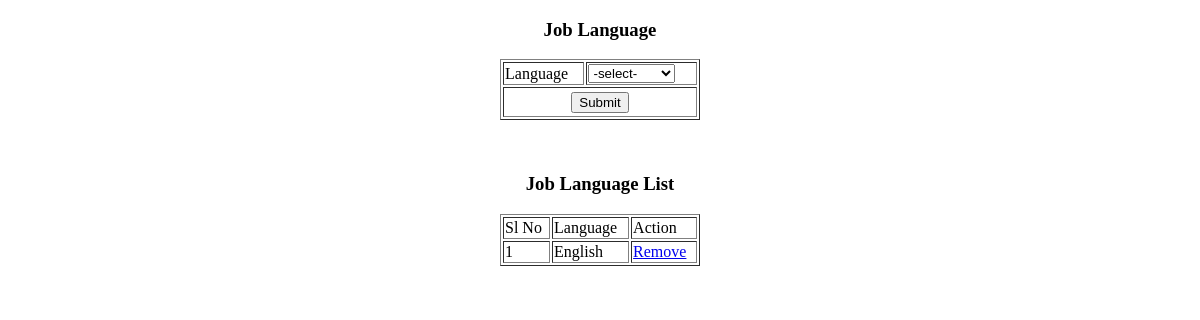
The page /Project/Company/Joblanguage.php on the database as committed earlier.
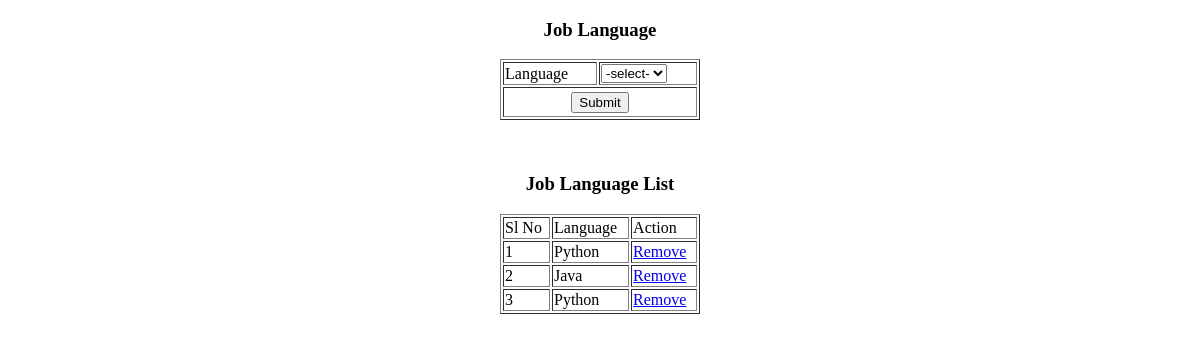
The same page on the database as committed later.
### tables this page shows
CREATE TABLE `tbl_joblanguage` (
  `joblanguage_id` int(11) NOT NULL,
  `jobpost_id` int(11) NOT NULL,
  `language_id` int(11) NOT NULL,
  `joblanguage_status` int(11) NOT NULL DEFAULT 0
);

CREATE TABLE `tbl_language` (
  `language_id` int(11) NOT NULL,
  `language_name` varchar(30) NOT NULL,
  `language_status` int(11) NOT NULL DEFAULT 0
);

### Project/Company/Joblanguage.php (the view, shortened to what this page needs)
<?php
 include("../Assets/Connection/Connection.php");
		?>
<!DOCTYPE html PUBLIC "-//W3C//DTD XHTML 1.0 Transitional//EN" "http://www.w3.org/TR/xhtml1/DTD/xhtml1-transitional.dtd">
<html xmlns="http://www.w3.org/1999/xhtml">
<head>
</head>
<body>
<form id="form1" name="form1" method="post" action="">
<div align="center"><h3>Job Language </h3>
<table width="200" border="1">
  <tr>
    <td>Language</td>
    <td><label for="sel_language"></label>
      <select name="sel_language" id="sel_language">
        <option>-select-</option>
      </select></td>
  </tr>
  <tr>
    <td height="26" colspan="2"><div align="center">
      <input type="submit" name="btn_submit" id="btn_submit" value="Submit" />
    </div></td>
    </tr>
</table>
<p>&nbsp;</p>
<h3>Job Language List </h3>
<table width="200" border="1">
  <tr>
    <td>Sl No</td>
    <td>Language</td>
    <td>Action</td>
  </tr>
   <?php
   $i=0;
   $selQry = "select * from tbl_joblanguage j inner join tbl_language l
   on j.language_id = l.language_id where joblanguage_status=0 ";
   $row=$Con->query($selQry);
   while($data=$row->fetch_assoc())
   {
     $i++;
  ?>
  <tr>
    <td><?php echo $i ?></td>
    <td><?php echo $data['language_name']?></td>
    <td>
    <a href = "Joblanguage.php?rid=<?php echo $data['joblanguage_id']?>">Remove</a>
    </td>
    <?php
    }
	?>
  </tr>
</table>
</div>
</form>
</body>
</html>

Rows that differ between the two databases and show on the page:
changed tbl_joblanguage (number 1 of 3 on the later page): language.language_name "English" → "Python"
now on this page (row edited): tbl_joblanguage: language.language_name "Java"
added tbl_joblanguage: language.language_name "Python"
